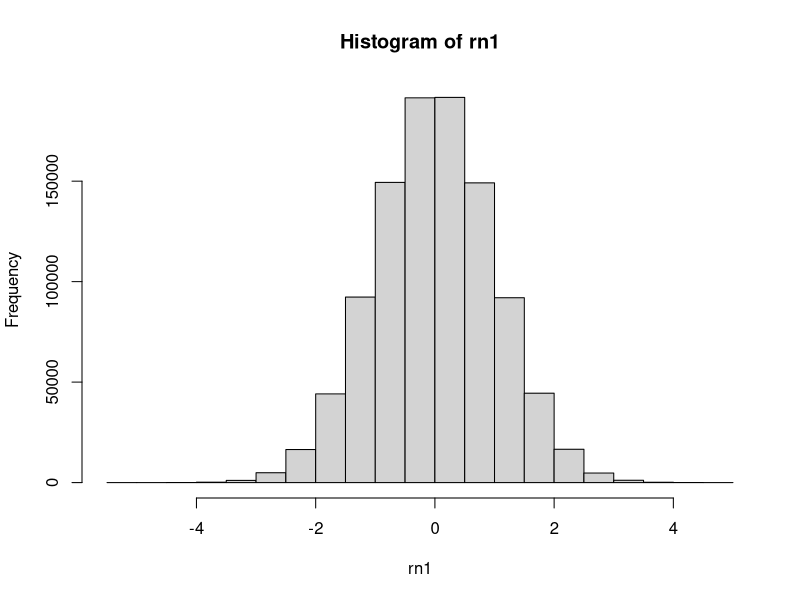
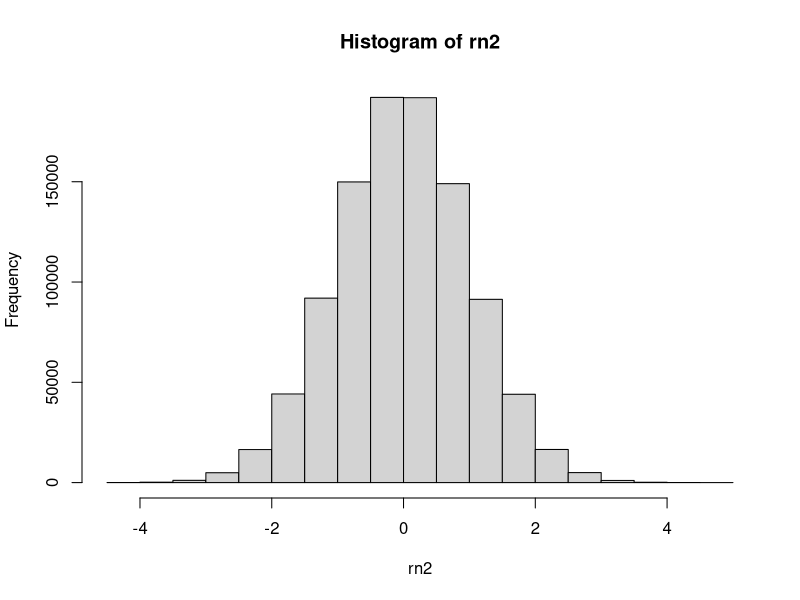
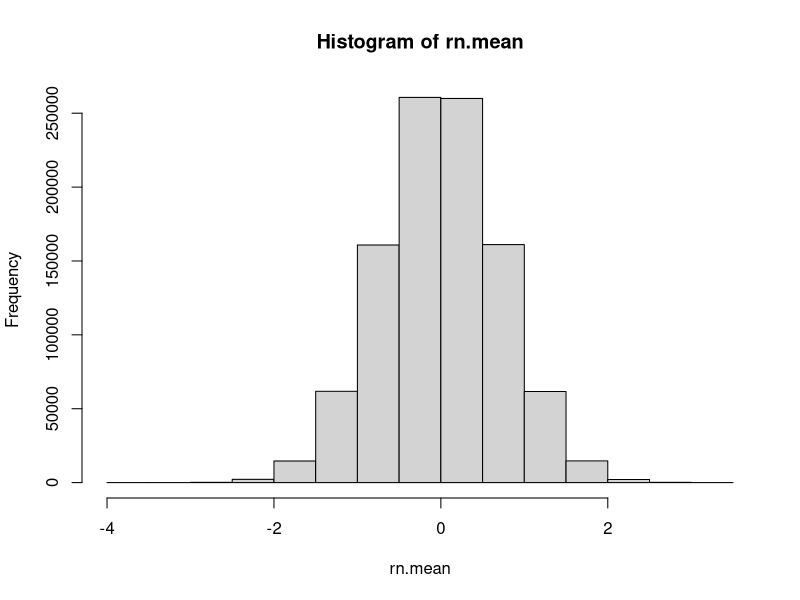
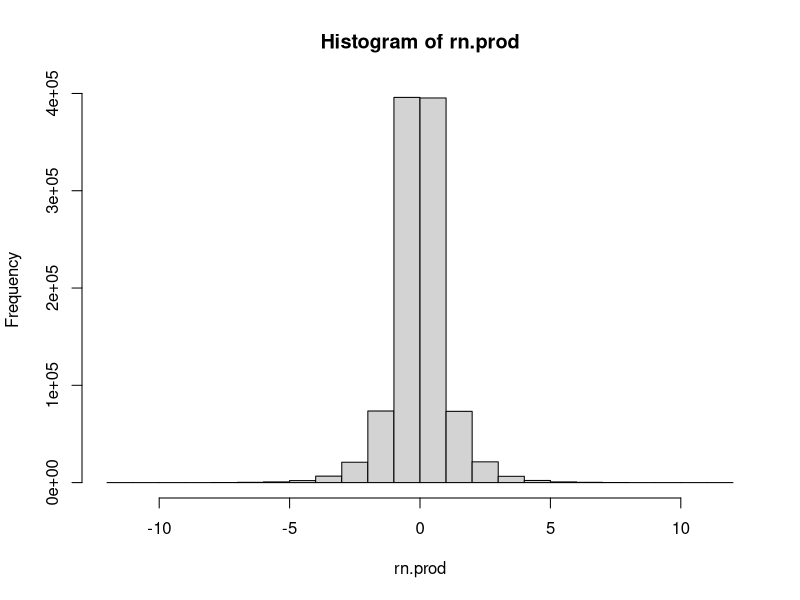

Recreate these plots in R, in order. (Note: this script raises an error after producing the figures.)
rm(list = ls())
#create variable rn1 with 1 million random normal values 
#will vary from one time to another
rn1 <- rnorm(1000000)
hist(rn1)
summary(rn1)
#create variable rn2 with 1 million random normal values 
rn2 <- rnorm(1000000)
hist(rn2)
summary(rn2)
#average scores across two variables
rn.mean <- (rn1+ rn2)/2
hist(rn.mean)
#multiply scores across two variables
rn.prod <- rn1*rn2
hist(rn.prod)
summary(rn.prod)
#kurtosis comparisans
kurtosi(rn1)
